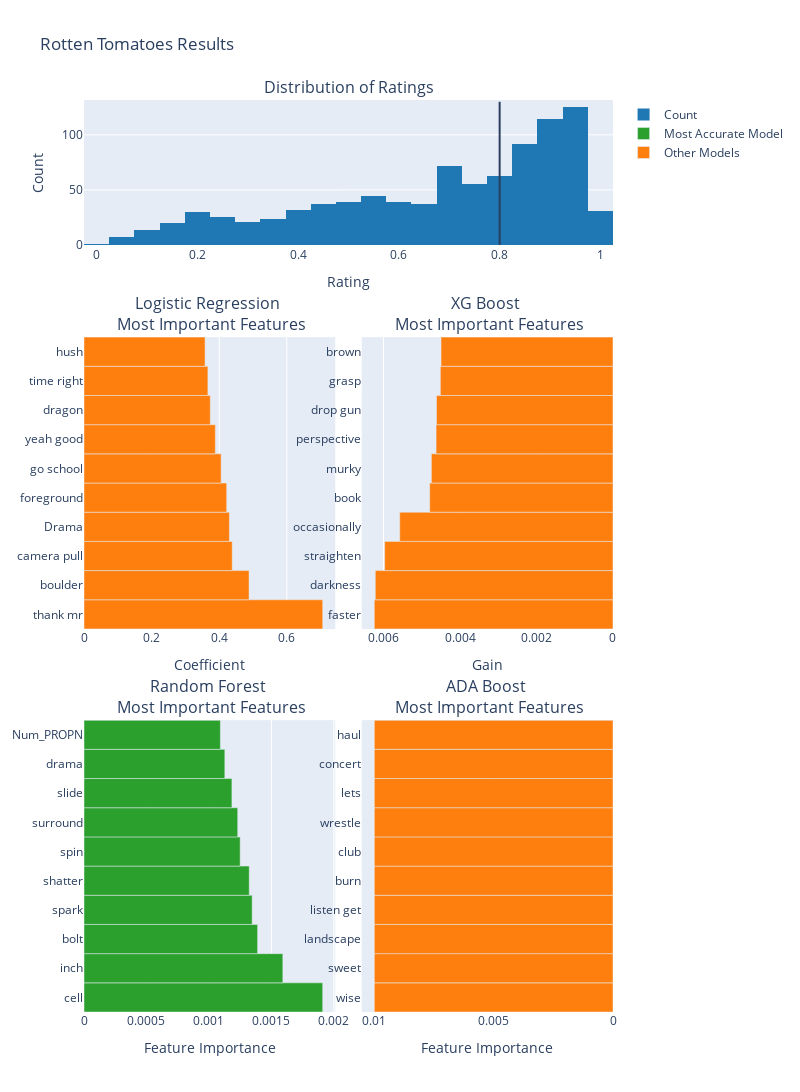

The code cell stored with this chart in its notebook:
### Code cell
# Create the subplots 
fig = make_subplots(rows=3, 
                    cols=2,
                    row_heights=[0.2, 0.4, 0.4],
                    specs=[[{"type": "xy", "colspan": 2}, None],
                           [{"type": "xy"}, {"type": "xy"}],
                           [{"type": "xy"}, {"type": "xy"}]],
                    subplot_titles=['Distribution of Ratings', 
                                    "Logistic Regression <br> Most Important Features", 
                                    "XG Boost <br> Most Important Features", 
                                    "Random Forest <br> Most Important Features", 
                                    "ADA Boost <br> Most Important Features"], 
                    horizontal_spacing=0.05, 
                    vertical_spacing=0.1)

LR_CD = go.Bar(y=lr_t10['Coef'], 
               x=lr_t10['Value'], 
               hovertemplate='%{y}<extra></extra>', 
               orientation='h',
               marker_color='#FF7F0E', 
               showlegend=False)
XG_CD = go.Bar(y=xg_t10['Coef'], 
               x=xg_t10['Value'], 
               hovertemplate='%{y}<extra></extra>', 
               orientation='h', 
               marker_color='#FF7F0E',
               showlegend=False)
RF_CD = go.Bar(y=rf_t10['Coef'], 
               x=rf_t10['Value'], 
               name='Most Accurate Model', 
               hovertemplate='%{y}<extra></extra>', 
               orientation='h', 
               marker_color='#2CA02C')
ADA_CD = go.Bar(y=ada_t10['Coef'], 
               x=ada_t10['Value'], 
               name='Other Models', 
               hovertemplate='%{y}<extra></extra>',
               orientation='h', 
               marker_color='#FF7F0E')
imdb_CD = go.Histogram(x=y['RT_score'], 
                       name='Count', 
                       hovertemplate='%{y}<extra></extra>',
                       marker_color='#1F77B4')

# Add the graph objects
fig.append_trace(imdb_CD, row=1, col=1)
fig.add_shape(go.layout.Shape(type='line', xref='x', yref='y',
                        x0=0.8, y0=0, x1=0.8, y1=130),
                        row=1, col=1)
fig.append_trace(LR_CD, row=2, col=1)
fig.append_trace(XG_CD, row=2, col=2)
fig.append_trace(RF_CD, row=3, col=1)
fig.append_trace(ADA_CD, row=3, col=2)

fig['layout']['xaxis1'].update(title='Rating')
fig['layout']['xaxis3'].update(autorange='reversed')
fig['layout']['xaxis2'].update(title='Coefficient')
fig['layout']['xaxis3'].update(title='Gain')
fig['layout']['xaxis5'].update(autorange='reversed')
fig['layout']['xaxis4'].update(title='Feature Importance')
fig['layout']['xaxis5'].update(title='Feature Importance')

fig['layout']['yaxis1'].update(title='Count')

# Update the layout and show
fig.update_layout(height=1200, 
                  width=800, 
                  title_text="Rotten Tomatoes Results")
fig.show()

# Loading onto cloud
#py.iplot(fig, filename="RT")

### Figure 1 — Plotly figure (JSON) as saved in the notebook; plotly's stock layout.template omitted (floating-point values rounded to 4 significant figures; data arrays with more than 128 entries replaced by an {"elided": "..."} marker saying what was removed)
{"data": [{"hovertemplate": "%{y}<extra></extra>", "marker": {"color": "#1F77B4"}, "name": "Count", "type": "histogram", "x": {"elided": "922 float values"}, "xaxis": "x", "yaxis": "y"}, {"hovertemplate": "%{y}<extra></extra>", "marker": {"color": "#FF7F0E"}, "orientation": "h", "showlegend": false, "type": "bar", "x": [0.7061, 0.4882, 0.4385, 0.4301, 0.422, 0.4056, 0.3886, 0.3735, 0.3665, 0.3581], "xaxis": "x2", "y": ["thank mr", "boulder", "camera pull", "Drama", "foreground", "go school", "yeah good", "dragon", "time right", "hush"], "yaxis": "y2"}, {"hovertemplate": "%{y}<extra></extra>", "marker": {"color": "#FF7F0E"}, "orientation": "h", "showlegend": false, "type": "bar", "x": [0.006242, 0.006216, 0.005971, 0.005577, 0.004793, 0.004749, 0.004626, 0.004615, 0.004514, 0.004497], "xaxis": "x3", "y": ["faster", "darkness", "straighten", "occasionally", "book", "murky", "perspective", "drop gun", "grasp", "brown"], "yaxis": "y3"}, {"hovertemplate": "%{y}<extra></extra>", "marker": {"color": "#2CA02C"}, "name": "Most Accurate Model", "orientation": "h", "type": "bar", "x": [0.001911, 0.001591, 0.00139, 0.001346, 0.001323, 0.00125, 0.00123, 0.001184, 0.001127, 0.001092], "xaxis": "x4", "y": ["cell", "inch", "bolt", "spark", "shatter", "spin", "surround", "slide", "drama", "Num_PROPN"], "yaxis": "y4"}, {"hovertemplate": "%{y}<extra></extra>", "marker": {"color": "#FF7F0E"}, "name": "Other Models", "orientation": "h", "type": "bar", "x": [0.01, 0.01, 0.01, 0.01, 0.01, 0.01, 0.01, 0.01, 0.01, 0.01], "xaxis": "x5", "y": ["wise", "sweet", "landscape", "listen get", "burn", "club", "wrestle", "lets", "concert", "haul"], "yaxis": "y5"}], "layout": {"annotations": [{"font": {"size": 16}, "showarrow": false, "text": "Distribution of Ratings", "x": 0.5, "xanchor": "center", "xref": "paper", "y": 1, "yanchor": "bottom", "yref": "paper"}, {"font": {"size": 16}, "showarrow": false, "text": "Logistic Regression <br> Most Important Features", "x": 0.2375, "xanchor": "center", "xref": "paper", "y": 0.74, "yanchor": "bottom", "yref": "paper"}, {"font": {"size": 16}, "showarrow": false, "text": "XG Boost <br> Most Important Features", "x": 0.7625, "xanchor": "center", "xref": "paper", "y": 0.74, "yanchor": "bottom", "yref": "paper"}, {"font": {"size": 16}, "showarrow": false, "text": "Random Forest <br> Most Important Features", "x": 0.2375, "xanchor": "center", "xref": "paper", "y": 0.32, "yanchor": "bottom", "yref": "paper"}, {"font": {"size": 16}, "showarrow": false, "text": "ADA Boost <br> Most Important Features", "x": 0.7625, "xanchor": "center", "xref": "paper", "y": 0.32, "yanchor": "bottom", "yref": "paper"}], "height": 1200, "shapes": [{"type": "line", "x0": 0.8, "x1": 0.8, "xref": "x", "y0": 0, "y1": 130, "yref": "y"}], "title": {"text": "Rotten Tomatoes Results"}, "width": 800, "xaxis": {"anchor": "y", "domain": [0, 1], "title": {"text": "Rating"}}, "xaxis2": {"anchor": "y2", "domain": [0, 0.475], "title": {"text": "Coefficient"}}, "xaxis3": {"anchor": "y3", "autorange": "reversed", "domain": [0.525, 1], "title": {"text": "Gain"}}, "xaxis4": {"anchor": "y4", "domain": [0, 0.475], "title": {"text": "Feature Importance"}}, "xaxis5": {"anchor": "y5", "autorange": "reversed", "domain": [0.525, 1], "title": {"text": "Feature Importance"}}, "yaxis": {"anchor": "x", "domain": [0.84, 1], "title": {"text": "Count"}}, "yaxis2": {"anchor": "x2", "domain": [0.42, 0.74]}, "yaxis3": {"anchor": "x3", "domain": [0.42, 0.74]}, "yaxis4": {"anchor": "x4", "domain": [0, 0.32]}, "yaxis5": {"anchor": "x5", "domain": [0, 0.32]}}}
